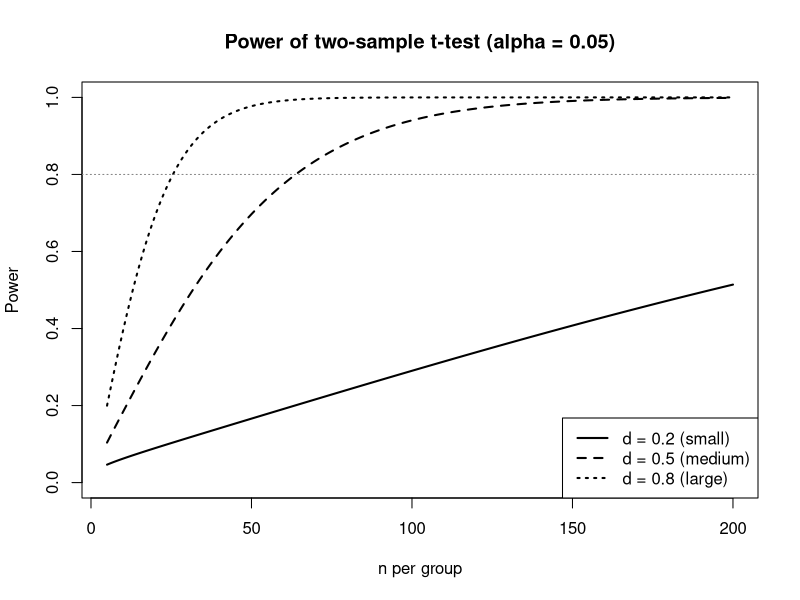

Write the R code that produced this figure.
# =============================================================
# فصل ۷ — محاسبه حجم نمونه و توان آماری (R پایه + بسته اختیاری pwr)
# اجرا از ریشه پروژه: Rscript 07_sample_size_power/code/sample_size.R
# همه نتایج را به عدد صحیح بعدی گرد کنید (ceiling).
# =============================================================
z <- function(p) qnorm(p)

## ---- ۱) برآورد یک میانگین با دقت d (نصف عرض CI)
n_mean <- function(sd, d, conf = .95) ceiling((z(1 - (1 - conf) / 2) * sd / d)^2)
cat("1) Mean, SD=15, d=2:", n_mean(15, 2), "\n")

## ---- ۲) برآورد یک نسبت با دقت مطلق d + اصلاح جامعه محدود (فرمول کوکران)
n_prop <- function(p, d, conf = .95, N = Inf) {
  n0 <- z(1 - (1 - conf) / 2)^2 * p * (1 - p) / d^2
  ceiling(if (is.finite(N)) n0 / (1 + (n0 - 1) / N) else n0)
}
cat("2) Proportion p=0.3, d=0.05:", n_prop(.3, .05),
    "| with N=2000:", n_prop(.3, .05, N = 2000),
    "| unknown p (0.5):", n_prop(.5, .05), "\n")

## ---- ۳) مقایسه دو میانگین مستقل (هر گروه)
n_two_means <- function(sd, delta, alpha = .05, power = .8, ratio = 1) {
  n1 <- (1 + 1 / ratio) * sd^2 * (z(1 - alpha / 2) + z(power))^2 / delta^2
  c(n1 = ceiling(n1), n2 = ceiling(n1 * ratio))
}
cat("3) Two means, SD=10, delta=5 (d=0.5):", n_two_means(10, 5), "\n")
print(power.t.test(delta = 5, sd = 10, power = .8))        # دقیقتر (توزیع t): 64 در هر گروه

## ---- ۴) مقایسه دو نسبت مستقل
n_two_props <- function(p1, p2, alpha = .05, power = .8) {
  pb <- (p1 + p2) / 2
  ceiling((z(1 - alpha / 2) * sqrt(2 * pb * (1 - pb)) +
           z(power) * sqrt(p1 * (1 - p1) + p2 * (1 - p2)))^2 / (p1 - p2)^2)
}
cat("\n4) Two proportions 0.30 vs 0.45:", n_two_props(.30, .45), "per group\n")
print(power.prop.test(p1 = .30, p2 = .45, power = .8))

## ---- ۵) طرح زوجی (پیش-پس): sd = انحراف معیار تفاوتها
print(power.t.test(delta = 3, sd = 8, power = .8, type = "paired"))

## ---- ۶) ضریب همبستگی (تبدیل فیشر)
n_corr <- function(r, alpha = .05, power = .8)
  ceiling(((z(1 - alpha / 2) + z(power)) / (0.5 * log((1 + r) / (1 - r))))^2 + 3)
cat("6) Correlation r=0.3:", n_corr(.3), "\n")

## ---- ۷) ANOVA یکطرفه (۳ گروه)
# between.var و within.var: واریانس میانگین گروهها و واریانس درونگروهی
print(power.anova.test(groups = 3, between.var = var(c(50, 55, 58)), within.var = 12^2, power = .8))

## ---- ۸) رگرسیون خطی چندگانه: آزمون F کل مدل با اندازه اثر f2 و u پیشبین
n_regression <- function(f2, u, alpha = .05, power = .8) {
  for (n in (u + 2):10000) {
    v <- n - u - 1
    pw <- 1 - pf(qf(1 - alpha, u, v), u, v, ncp = f2 * n)   # ncp مطابق G*Power
    if (pw >= power) return(n)
  }
}
cat("8) Regression f2=0.15, 5 predictors:", n_regression(.15, 5),
    "| rule of thumb Green (50+8m):", 50 + 8 * 5, "\n")

## ---- ۹) رگرسیون لجستیک: قاعده EPV (رویداد به ازای هر متغیر)
n_epv <- function(k, p_event, epv = 10) ceiling(epv * k / p_event)
cat("9) Logistic, 6 predictors, event rate 20%, EPV=10:", n_epv(6, .2), "\n")

## ---- ۱۰) تحلیل بقا: تعداد رویداد لازم (شوئنفلد) برای HR
events_hr <- function(hr, alpha = .05, power = .8, p_alloc = .5)
  ceiling((z(1 - alpha / 2) + z(power))^2 / (p_alloc * (1 - p_alloc) * log(hr)^2))
ev <- events_hr(.7)
cat("10) Survival, HR=0.7: events =", ev, "| if 40% will have the event: N =", ceiling(ev / .4), "\n")

## ---- ۱۱) مطالعه تشخیصی (بودرر): حساسیت مورد انتظار، دقت d، شیوع
n_sens <- function(se, d, prev, conf = .95) {
  n_dis <- ceiling(z(1 - (1 - conf) / 2)^2 * se * (1 - se) / d^2)
  c(diseased = n_dis, total = ceiling(n_dis / prev))
}
n_diagnostic <- function(se, sp, d_sens, d_spec, prev, conf = .95) {
  zcrit <- z(1 - (1 - conf) / 2)
  n_dis <- ceiling(zcrit^2 * se * (1 - se) / d_sens^2)
  n_non_dis <- ceiling(zcrit^2 * sp * (1 - sp) / d_spec^2)
  c(diseased = n_dis, non_diseased = n_non_dis,
    total = ceiling(max(n_dis / prev, n_non_dis / (1 - prev))))
}
cat("11) Sensitivity 0.9 ± 0.05, prevalence 20%:", n_sens(.9, .05, .2), "\n")
cat("   Sensitivity and specificity 0.9 ± 0.05, prevalence 20%:",
    n_diagnostic(.9, .9, .05, .05, .2), "\n")
stopifnot(identical(unname(n_sens(.9, .05, .2)), c(139, 695)))
stopifnot(identical(unname(n_diagnostic(.9, .9, .05, .05, .2)), c(139, 139, 695)))

## ---- ۱۲) کارآزمایی عدمبرتری (پیامد پیوسته): حاشیه M، تفاوت واقعی فرضی = 0
n_noninf <- function(sd, M, true_diff = 0, alpha = .025, power = .8)
  ceiling(2 * sd^2 * (z(1 - alpha) + z(power))^2 / (M - true_diff)^2)
cat("12) Non-inferiority SD=10, margin=4 (one-sided alpha 0.025):", n_noninf(10, 4), "per group\n")

## ---- ۱۳) تعدیلها: اثر طرح خوشهای و ریزش
adjust <- function(n, m = 1, icc = 0, dropout = 0) ceiling(n * (1 + (m - 1) * icc) / (1 - dropout))
cat("13) 64/group, clusters of 20, ICC=0.05, 15% dropout:", adjust(64, 20, .05, .15), "per group\n")

## ---- ۱۴) منحنی توان: حجم نمونه در برابر توان برای d = 0.2, 0.5, 0.8
png("07_sample_size_power/code/power_curve.png", width = 750, height = 480)
ns <- 5:200
plot(NA, xlim = range(ns), ylim = c(0, 1), xlab = "n per group", ylab = "Power",
     main = "Power of two-sample t-test (alpha = 0.05)")
for (d in c(.2, .5, .8)) lines(ns, power.t.test(n = ns, delta = d, sd = 1)$power, lwd = 2, lty = which(c(.2, .5, .8) == d))
abline(h = .8, col = "grey50", lty = 3)
legend("bottomright", c("d = 0.2 (small)", "d = 0.5 (medium)", "d = 0.8 (large)"), lty = 1:3, lwd = 2)
invisible(dev.off())

## ---- ۱۵) اختیاری: بسته pwr (همخوان با G*Power)
if (requireNamespace("pwr", quietly = TRUE)) {
  library(pwr)
  print(pwr.t.test(d = .5, power = .8))
  print(pwr.2p.test(h = ES.h(.45, .30), power = .8))
  print(pwr.r.test(r = .3, power = .8))
  print(pwr.f2.test(u = 5, f2 = .15, power = .8))   # n = v + u + 1
  print(pwr.chisq.test(w = .3, df = 2, power = .8))
}
